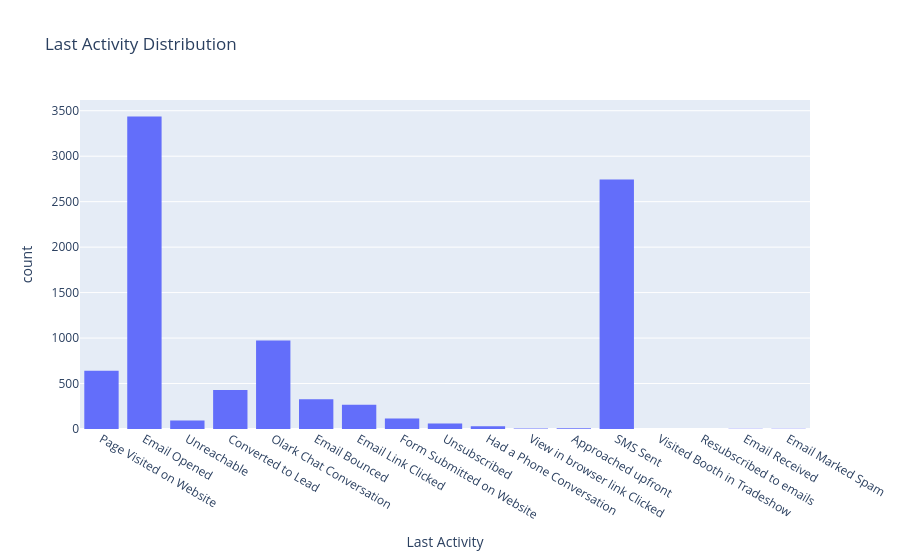

Notebook cell for this chart:
### Markdown cell above
In our data **"Google"** is the most popular lead source destination followed by **"Direct Traffic", "Olark Chat" and "Organic Search"**. One thing to note here is that we have not included the null values.

### Code cell
px.histogram(data_frame = temp_cat_df, x = 'Last Activity', title = 'Last Activity Distribution')

### Figure 1 — Plotly figure (JSON) as saved in the notebook; plotly's stock layout.template omitted (floating-point values rounded to 4 significant figures; data arrays with more than 128 entries replaced by an {"elided": "..."} marker saying what was removed)
{"data": [{"alignmentgroup": "True", "bingroup": "x", "hovertemplate": "Last Activity=%{x}<br>count=%{y}<extra></extra>", "legendgroup": "", "marker": {"color": "#636efa"}, "name": "", "offsetgroup": "", "orientation": "v", "showlegend": false, "type": "histogram", "x": {"elided": "9240 str values"}, "xaxis": "x", "yaxis": "y"}], "layout": {"barmode": "relative", "legend": {"tracegroupgap": 0}, "title": {"text": "Last Activity Distribution"}, "xaxis": {"anchor": "y", "domain": [0, 1], "title": {"text": "Last Activity"}}, "yaxis": {"anchor": "x", "domain": [0, 1], "title": {"text": "count"}}}}
